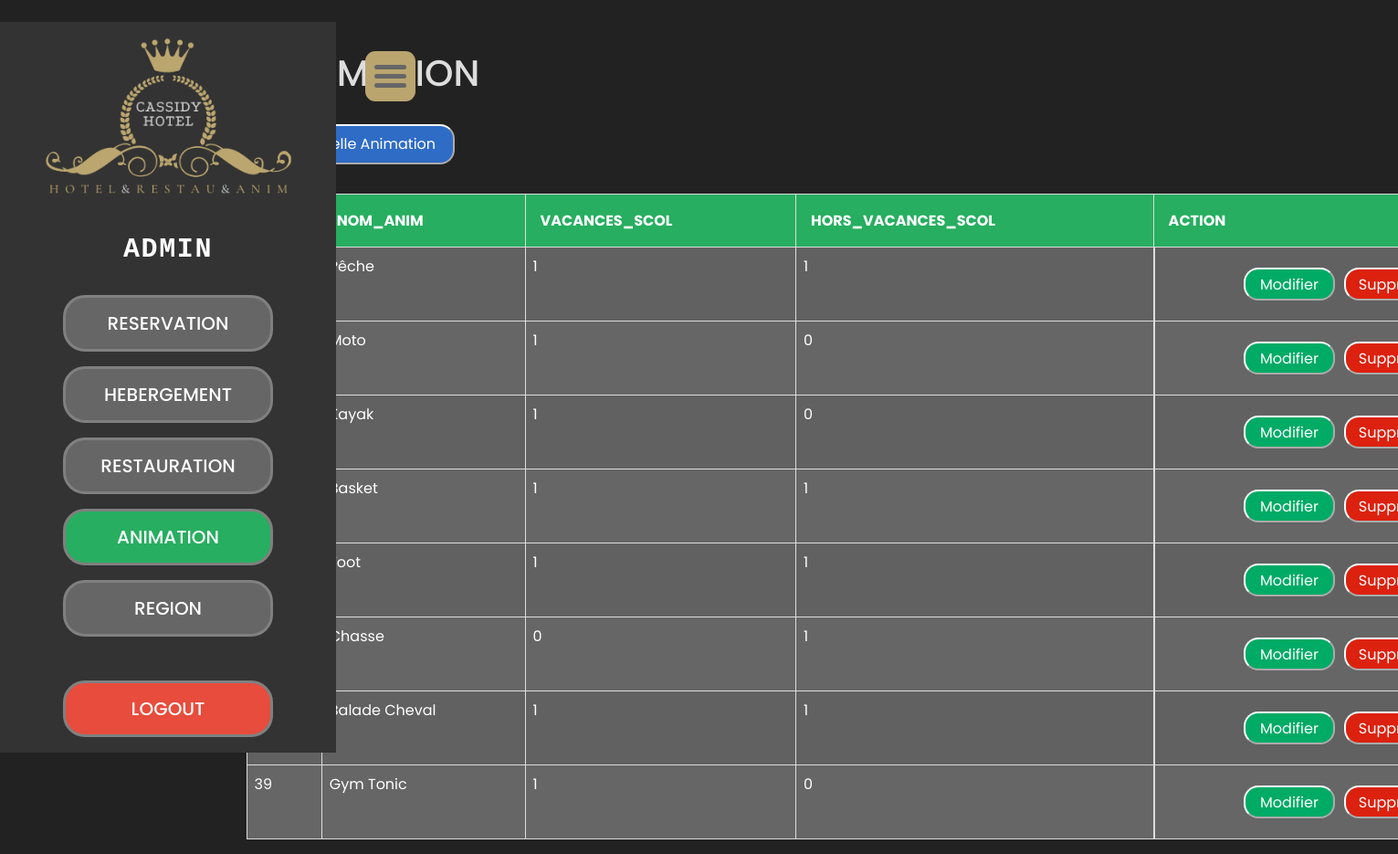
Page /cvven/Vue/admin_anim.php (signed in) on the committed database.
### tables this page shows
CREATE TABLE `Animation` (
  `ID` int(11) NOT NULL,
  `Nom_Anim` varchar(30) NOT NULL,
  `Vacances_Scolaire` tinyint(1) NOT NULL,
  `Hors_Vacances_Scolaire` tinyint(1) NOT NULL
);

### cvven/Modele/admin_anim/animation.php (shortened to what this page needs)
<?php
    $database = new Connection();
    $db = $database->open();
    try{
        $sql = 'SELECT * FROM Animation';
        foreach ($db->query($sql) as $row) {
        ?>
            <tr>
                <td><?php echo htmlspecialchars($row['ID']); ?></td>
                <td><?php echo htmlspecialchars($row['Nom_Anim']); ?></td>
                <td><?php echo htmlspecialchars($row['Vacances_Scolaire']); ?></td>
                <td><?php echo htmlspecialchars($row['Hors_Vacances_Scolaire']); ?></td>
                <td class="td-edit-delete">
                    <a href="#edit_<?php echo htmlspecialchars($row['ID']); ?>" class="btn-edit" data-bs-toggle="modal"> Modifier</a>
                    <a href="#delete_<?php echo htmlspecialchars($row['ID']); ?>" class="btn-delete" data-bs-toggle="modal"> Supprimer</a>
                </td>
            </tr>
        <?php
        }
    }
    catch(PDOException $e){
        echo 'Il y a un problème de connexion :' . $e->getMessage();
    }
?>

### cvven/css/menu.css (style rules this page uses)
:root { --green:#27ae60; --orange:#f39c12; --red:#e74c3c; --black:#333; --light-color:#666; --white:#fff; --light-bg:#f6f6f6; --gray: rgb(173, 170, 170) ; --border:.3rem solid rgba(0, 0, 0, 0.47); --box-shadow:0 .5rem 1rem rgba(0,0,0,.1); }
* { margin: 0; padding: 0; }

### cvven/css/admin.css (style rules this page uses)
:root { --green:#27ae60; --orange:#f39c12; --red:#e74c3c; --black:#333; --blue: #2f6cc6; --green1: #00ab66; --red1:#dc210e; --moreblack: #222; --light-color:#666; --white:#fff; --light-bg:#f6f6f6; --white-light:#f2f2f2; --border:.3rem solid rgba(0, 0, 0, 0.47); --box-shadow:0 .5rem 1rem rgba(0,0,0,.1); }
* { margin: 0; padding: 0; }
html { background-color: var(--moreblack); }
body { background-color: var(--moreblack); }
tr,td { padding: .2rem 3rem; background-color: #666; border: 1px solid #ddd; color: #fff; }
td { height: 4rem; }
td a { color: #fff; background-color: rgba(51, 51, 51, 0.639); text-decoration: none; }
.btn-edit { display: flex; justify-content: center; align-items: center; margin: .3rem; width: 6rem; height: 2rem; background-color: var(--green1); border: 2px outset #fff; border-radius: 1rem; color: #fff; transition: .3s; }
.btn-delete { display: flex; justify-content: center; align-items: center; margin: .3rem; width: 7rem; height: 2rem; background-color: var(--red1); border: 2px outset #fff; border-radius: 1rem; color: #fff; transition: .3s; }
td.td-edit-delete { display: flex; justify-content: center; align-items: center; }

### rows in the picture
animation: Nom_Anim "Pêche", Vacances_Scolaire "1", Hors_Vacances_Scolaire "1"
animation: Nom_Anim "Moto", Vacances_Scolaire "1", Hors_Vacances_Scolaire "0"
animation: Nom_Anim "Kayak", Vacances_Scolaire "1", Hors_Vacances_Scolaire "0"
animation: Nom_Anim "Basket", Vacances_Scolaire "1", Hors_Vacances_Scolaire "1"
animation: Nom_Anim "Foot", Vacances_Scolaire "1", Hors_Vacances_Scolaire "1"
animation: Nom_Anim "Chasse", Vacances_Scolaire "0", Hors_Vacances_Scolaire "1"
animation: Nom_Anim "Balade Cheval", Vacances_Scolaire "1", Hors_Vacances_Scolaire "1"
animation: ID "39", Nom_Anim "Gym Tonic", Vacances_Scolaire "1", Hors_Vacances_Scolaire "0"
